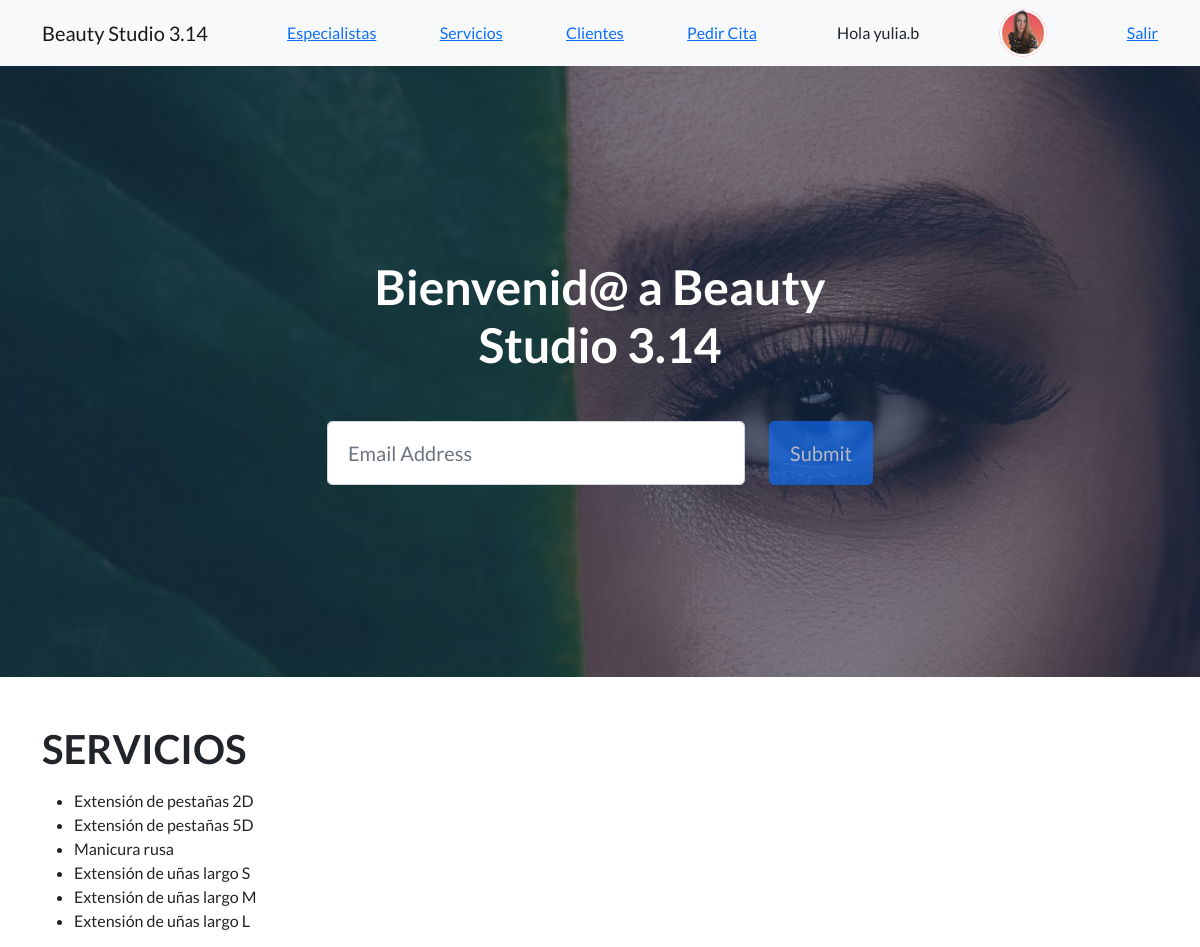
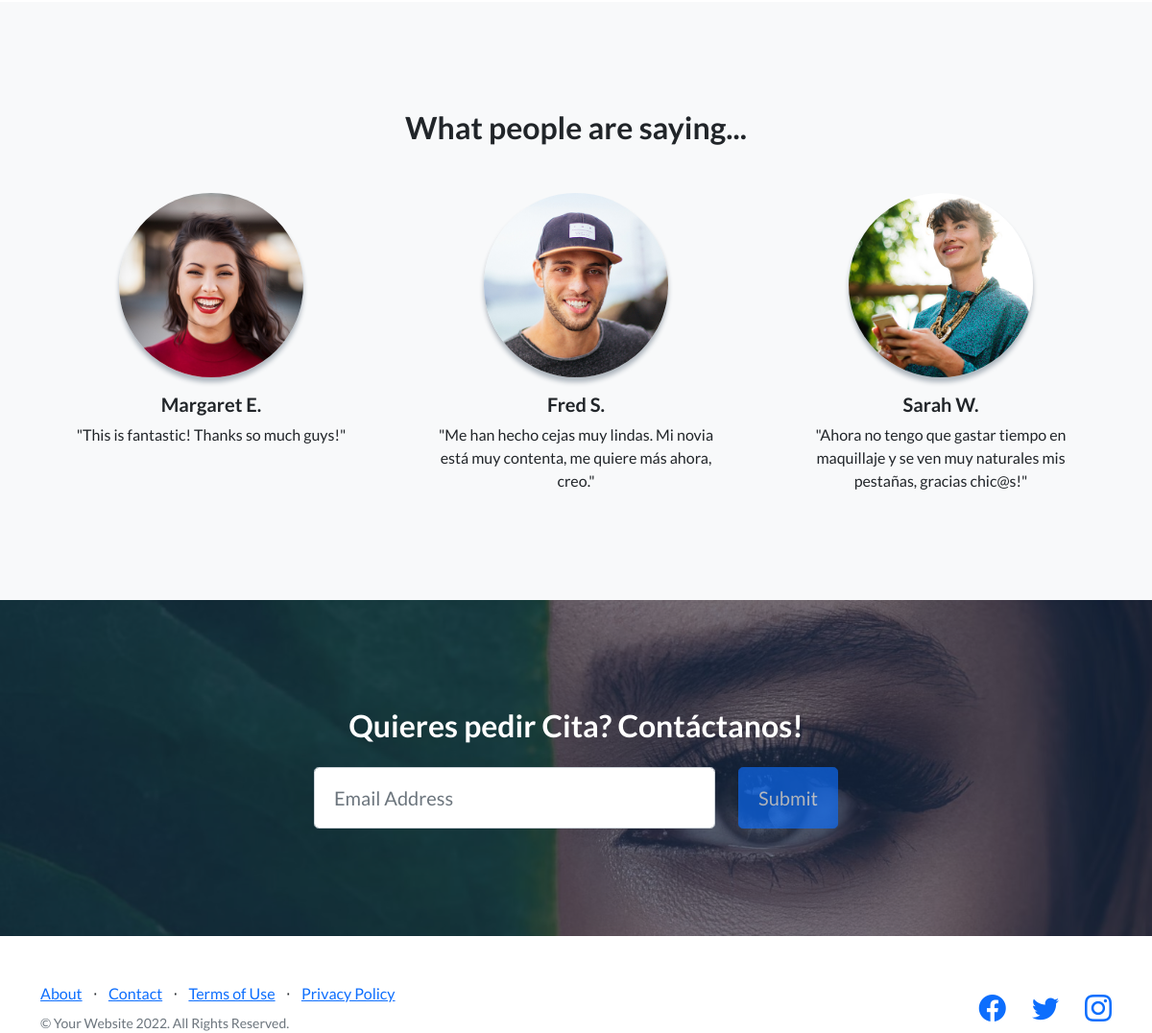
/leer-servicios/ (signed in), run on the app's committed database (2 pictures, top to bottom).
### AppBeautyStudio/models.py (models this page shows, shortened)
class Avatar(models.Model):
    user = models.OneToOneField(User, on_delete=models.CASCADE, null=True, blank=True)
    imagen = models.ImageField(upload_to='avatar', null=True, blank=True, default='blank.jpg')

class Servicio(models.Model):
    servicio = models.CharField(max_length=50)
    precio = models.IntegerField()
    def __str__(self):
        return self.servicio

### AppBeautyStudio/views.py (the view)
# urls.py: path('leer-servicios/', leer_servicios, name='leer-servicios'),
@login_required()
def leer_servicios(request):
    servicios = Servicio.objects.all() #trae todos los servicios
    contexto = {'servicios': servicios}
    return render(request, 'AppBeautyStudio/leer-servicios.html', contexto)

### AppBeautyStudio/templates/AppBeautyStudio/leer-servicios.html
{% extends 'AppBeautyStudio/padre.html' %}
{% block contenido %}
<section class="mt-5">
    <div class="container">
        <div class="row">
            <div class="col-lg-12">
                <h1>SERVICIOS</h1>
                <p>
                    <ul>
                        {% for servicio in servicios %}
                            <li>{{ servicio }}</li>
                        {% endfor %}
                    </ul>
                </p>
            </div>
        </div>
    </div>
</section>
{% endblock contenido %}

### AppBeautyStudio/templates/AppBeautyStudio/padre.html (shortened to what this page needs)
<!DOCTYPE html>
<html lang="en">
    <head>
        {% load static %}
        <link href="https://cdn.jsdelivr.net/npm/bootstrap-icons@1.5.0/font/bootstrap-icons.css" rel="stylesheet" type="text/css" />
        <link href="{% static 'AppBeautyStudio/css/styles.css' %}" rel="stylesheet" />
    </head>
    <body>
        <nav class="navbar navbar-light bg-light static-top">
            <div class="container">
                <a class="navbar-brand" href="{% url 'inicio' %}">Beauty Studio 3.14</a>
                <a href="{% url 'especialistas-list' %}">Especialistas</a>
                <a href="{% url 'leer-servicios' %}">Servicios</a>
                <a href="{% url 'clientes' %}">Clientes</a>
                <a href="{% url 'pedir-cita-formulario' %}">Pedir Cita</a>
                {% if user.is_authenticated %}
                <a class="btn btn-outline-logout" href="{% url 'logout' %}">Hola {{ user.username }}</a>
                <img src="{{ user.avatar.imagen.url }}" class="rounded-circle" height="48px" alt="{{ user.username }}" style="margin-right: 1rem;">
                <a href="{% url 'logout' %}">Salir</a>
                {% else %}
                <a class="btn btn-outline-login" href="{% url 'login' %}">Login</a>
                {% endif %}
            </div>
        </nav>
        <header class="masthead">
            <div class="container position-relative">
                <div class="row justify-content-center">
                    <div class="col-xl-6">
                        <div class="text-center text-white">
                            <h1 class="mb-5">Bienvenid@ a Beauty Studio 3.14</h1>
                            <form class="form-subscribe" id="contactForm" data-sb-form-api-token="API_TOKEN">
                                <div class="row">
                                    <div class="col">
                                        <input class="form-control form-control-lg" id="emailAddress" type="email" placeholder="Email Address" data-sb-validations="required,email" />
                                    </div>
                                    <div class="col-auto"><button class="btn btn-primary btn-lg disabled" id="submitButton" type="submit">Submit</button></div>
                                </div>
                            </form>
                        </div>
                    </div>
                </div>
            </div>
        </header>
        {% block contenido %}
        {% endblock contenido %}
 <section class="testimonials text-center bg-light">
    <div class="container">
        <h2 class="mb-5">What people are saying...</h2>
        <div class="row">
            <div class="col-lg-4">
                <div class="testimonial-item mx-auto mb-5 mb-lg-0">
                    <img class="img-fluid rounded-circle mb-3" src="{% static 'AppBeautyStudio/assets/img/testimonials-1.jpg' %}" alt="..." />
                    <h5>Margaret E.</h5>
                    <p class="font-weight-light mb-0">"This is fantastic! Thanks so much guys!"</p>
                </div>
            </div>
            <div class="col-lg-4">
                <div class="testimonial-item mx-auto mb-5 mb-lg-0">
                    <img class="img-fluid rounded-circle mb-3" src="{% static 'AppBeautyStudio/assets/img/testimonials-2.jpg' %}" alt="..." />
                    <h5>Fred S.</h5>
                    <p class="font-weight-light mb-0">"Me han hecho cejas muy lindas. Mi novia está muy contenta, me quiere más ahora, creo."</p>
                </div>
            </div>
            <div class="col-lg-4">
                <div class="testimonial-item mx-auto mb-5 mb-lg-0">
                    <img class="img-fluid rounded-circle mb-3" src="{% static 'AppBeautyStudio/assets/img/testimonials-3.jpg' %}" alt="..." />
                    <h5>Sarah W.</h5>
                    <p class="font-weight-light mb-0">"Ahora no tengo que gastar tiempo en maquillaje y se ven muy naturales mis pestañas, gracias chic@s!"</p>
                </div>
            </div>
        </div>
    </div>
</section>
        <section class="call-to-action text-white text-center" id="signup">
            <div class="container position-relative">
                <div class="row justify-content-center">
                    <div class="col-xl-6">
                        <h2 class="mb-4">Quieres pedir Cita? Contáctanos!</h2>
                        <form class="form-subscribe" id="contactFormFooter" data-sb-form-api-token="API_TOKEN">
                            <div class="row">
                                <div class="col">
                                    <input class="form-control form-control-lg" id="emailAddressBelow" type="email" placeholder="Email Address" data-sb-validations="required,email" />
                                </div>
                                <div class="col-auto"><button class="btn btn-primary btn-lg disabled" id="submitButton" type="submit">Submit</button></div>
                            </div>
                        </form>
                    </div>
                </div>
            </div>
        </section>
        <footer class="mt-5">
            <div class="container">
                <div class="row">
                    <div class="col-lg-6 h-100 text-center text-lg-start my-auto">
                        <ul class="list-inline mb-2">
                            <li class="list-inline-item"><a href="#!">About</a></li>
                            <li class="list-inline-item">⋅</li>
                            <li class="list-inline-item"><a href="#!">Contact</a></li>
                            <li class="list-inline-item">⋅</li>
                            <li class="list-inline-item"><a href="#!">Terms of Use</a></li>
                            <li class="list-inline-item">⋅</li>
                            <li class="list-inline-item"><a href="#!">Privacy Policy</a></li>
                        </ul>
                        <p class="text-muted small mb-4 mb-lg-0">&copy; Your Website 2022. All Rights Reserved.</p>
                    </div>
                    <div class="col-lg-6 h-100 text-center text-lg-end my-auto">
                        <ul class="list-inline mb-0">
                            <li class="list-inline-item me-4">
                                <a href="#!"><i class="bi-facebook fs-3"></i></a>
                            </li>
                            <li class="list-inline-item me-4">
                                <a href="#!"><i class="bi-twitter fs-3"></i></a>
                            </li>
                            <li class="list-inline-item">
                                <a href="#!"><i class="bi-instagram fs-3"></i></a>
                            </li>
                        </ul>
                    </div>
                </div>
            </div>
        </footer>
    </body>
</html>

### data on the page
Servicio: servicio "Extensión de pestañas 2D"
Servicio: servicio "Extensión de pestañas 5D"
Servicio: servicio "Manicura rusa"
Servicio: servicio "Extensión de uñas largo S"
Servicio: servicio "Extensión de uñas largo M"
Servicio: servicio "Extensión de uñas largo L"

### other printed values
{{ user.username }} "yulia.b"
